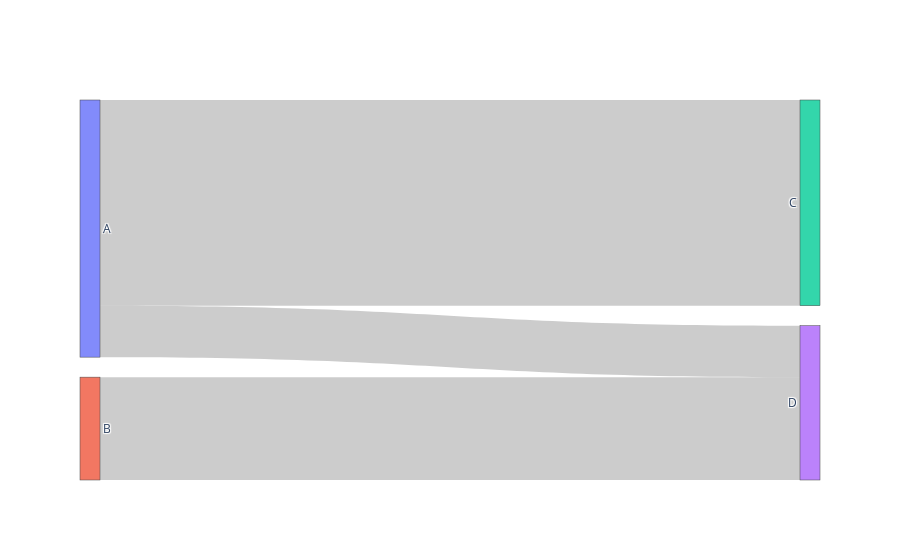

Notebook code for this chart:
### Markdown cell above
Perfect for showing how inputs become outputs without drowning in arrows.

### Code cell
import plotly.graph_objects as go

fig = go.Figure(go.Sankey(
    node=dict(label=["A", "B", "C", "D"]),
    link=dict(source=[0, 1, 0], target=[2, 3, 3], value=[8, 4, 2])
))
fig.show()

### Figure 1 — Plotly figure (JSON) as saved in the notebook; plotly's stock layout.template omitted (floating-point values rounded to 4 significant figures)
{"data": [{"link": {"source": [0, 1, 0], "target": [2, 3, 3], "value": [8, 4, 2]}, "node": {"label": ["A", "B", "C", "D"]}, "type": "sankey"}], "layout": {}}
